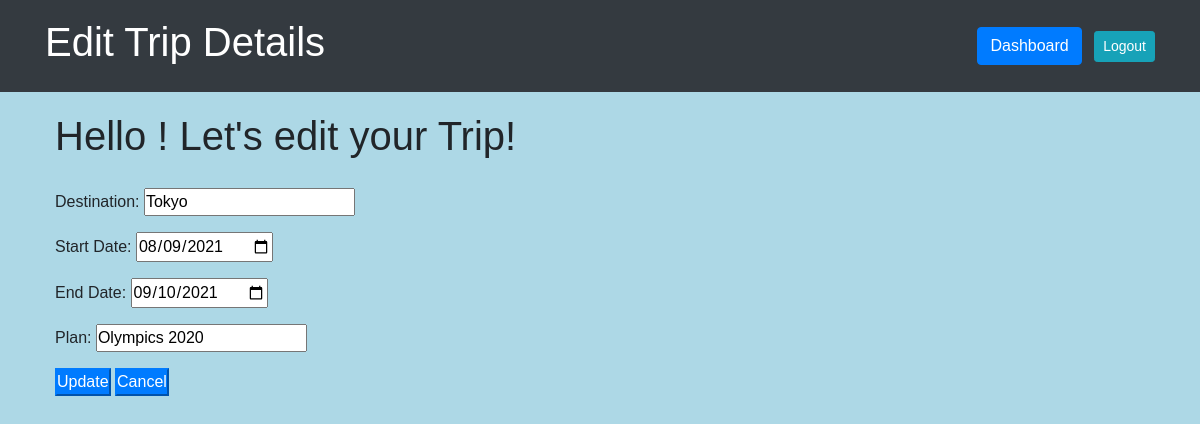
The page /edit/3 on the database its author committed.
### wanderlust_app/models.py (models this page shows)
class Trip(models.Model):
    destination = models.CharField(max_length=255)
    start_date = models.DateTimeField()
    end_date = models.DateTimeField()
    plan = models.TextField()
    creator = models.ForeignKey(User, related_name = "trips",on_delete=models.CASCADE)
    joined = models.ManyToManyField(User, related_name = "joined_trips")
    created_at = models.DateField(auto_now_add=True)
    updated_at = models.DateField(auto_now=True)
    objects = TripManager()

### wanderlust_app/views.py (the view)
# urls.py: path('edit/<int:id>', views.edit),
def edit(request, id):
    context={
        'trip':Trip.objects.get(id=id)
    }
    return render(request,"edit.html",context)

### wanderlust_app/templates/edit.html (shortened to what this page needs)
<!DOCTYPE html>
<html lang="en">
<head>
    <link rel="stylesheet" href="https://stackpath.bootstrapcdn.com/bootstrap/4.1.3/css/bootstrap.min.css">
    {% load static %}
    <link rel="stylesheet" href="{% static 'css/style.css' %}">
</head>
<body>
    <nav class="navbar navbar-expand-lg navbar-dark bg-dark">
        <div class="container">
            <h1 class="header-color">Edit Trip Details</h1>
                <span class="navbar-text">
                    <a  href="/dashboard" class="btn btn-primary">Dashboard</a>
                <a href="/logout" role="button" class="btn btn-sm btn-info ml-2 text-white">Logout</a>
                </span>
            </div>
    </nav>
    <div class="container">
    <div >
        <h1> Hello {{request.session.greeting}}! Let's edit your Trip!</h1>
    </div>
    <form action="/trips/{{trip.id}}/update" method="POST">
        <div id="form">
            <p>Destination: <input type="text" name="destination" value="{{trip.destination}}"></p>
            <p>Start Date: <input type="date" name="start_date" value="{{trip.start_date|date:'Y-m-d'}}"></p>
            <p>End Date: <input type="date" name="end_date" value="{{trip.end_date|date:'Y-m-d'}}"></p>
            <p>Plan: <input type="text" name="plan" value="{{trip.plan}}"></p>
            <button class="btn-primary" type="submit">Update</button>
            <a href="/dashboard"> <button class="btn-primary">Cancel</button></a>
        </div>
    </form>
    </div>
</body>
</html>

### wanderlust_app/static/css/style.css (style rules this page uses)
* { padding: 0; margin: 0; font-family: sans-serif; }
div { padding: 10px; }
body { background-color: lightblue }
.header-color { color: white; }

### rows shown on the page
Trip: destination "Tokyo", start_date "08/09/2021", end_date "09/10/2021", plan "Olympics 2020"
